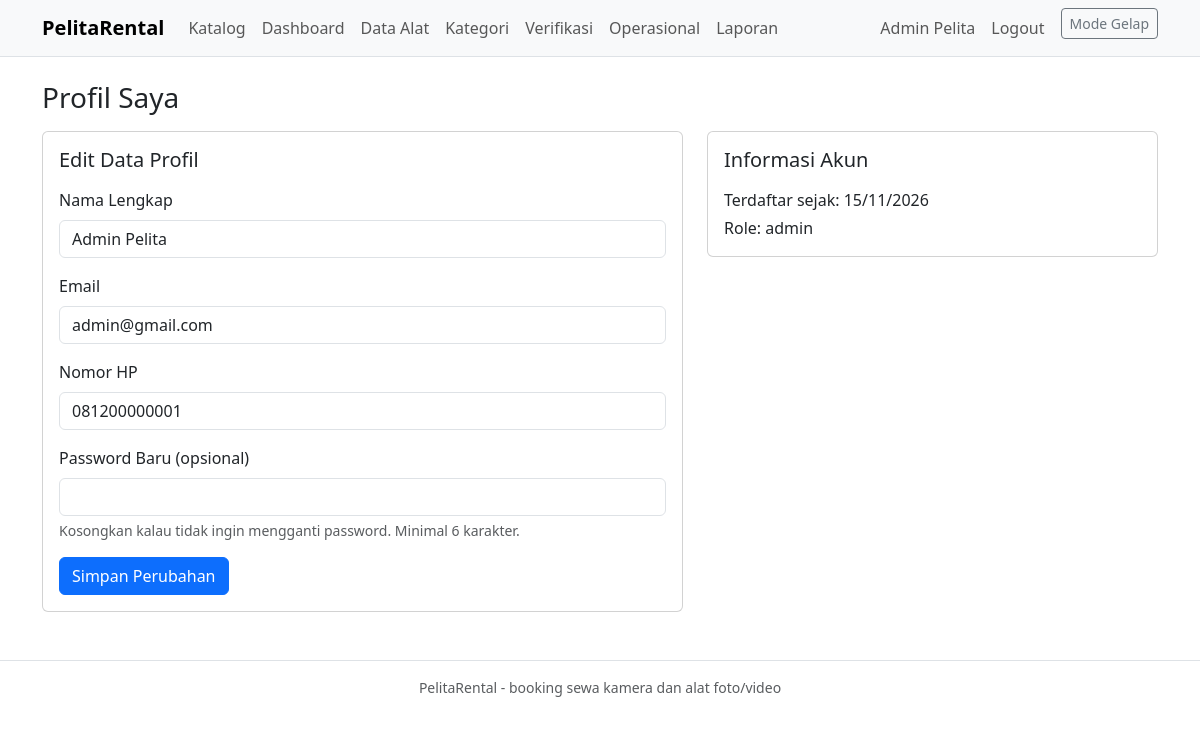
Screenshot of /profil.php (signed in) with the database file from the repository.
### tables this page shows
CREATE TABLE `user` (
  `ID_user` int(10) unsigned NOT NULL AUTO_INCREMENT,
  `Nama` varchar(100) NOT NULL,
  `Email` varchar(150) NOT NULL,
  `Password` varchar(255) NOT NULL,
  `no_hp` varchar(20) DEFAULT NULL,
  `Role` enum('admin','penyewa') NOT NULL DEFAULT 'penyewa',
  `Created_at` datetime NOT NULL DEFAULT current_timestamp(),
  PRIMARY KEY (`ID_user`),
  UNIQUE KEY `uq_user_email` (`Email`)
);

### profil.php (the view, shortened to what this page needs)
<?php
include "koneksi.php";
$id_user = (int)$_SESSION["id_user"];
$perintah = $koneksi->prepare("SELECT Nama, Email, no_hp, Created_at FROM user WHERE ID_user = ?");
$perintah->bind_param("i", $id_user);
$perintah->execute();
$nama_db = "";
$email_db = "";
$no_hp_db = "";
$created_at = "";
$perintah->bind_result($nama_db, $email_db, $no_hp_db, $created_at);
include "header.php";
?>
<h1 class="h3 mb-3">Profil Saya</h1>
<div class="row">
  <div class="col-md-7">
    <div class="card">
      <div class="card-body">
        <h2 class="h5 mb-3">Edit Data Profil</h2>
        <form action="proses_profil.php" method="post">
          <div class="mb-3">
            <label for="nama" class="form-label">Nama Lengkap</label>
            <input type="text" class="form-control" id="nama" name="nama" value="<?php echo htmlspecialchars($nama_db); ?>" required>
          </div>
          <div class="mb-3">
            <label for="email" class="form-label">Email</label>
            <input type="email" class="form-control" id="email" name="email" value="<?php echo htmlspecialchars($email_db); ?>" required>
          </div>
          <div class="mb-3">
            <label for="no_hp" class="form-label">Nomor HP</label>
            <input type="text" class="form-control" id="no_hp" name="no_hp" value="<?php echo htmlspecialchars($no_hp_db); ?>" required>
          </div>
          <div class="mb-3">
            <label for="password_baru" class="form-label">Password Baru (opsional)</label>
            <input type="password" class="form-control" id="password_baru" name="password_baru" minlength="6">
            <div class="form-text">Kosongkan kalau tidak ingin mengganti password. Minimal 6 karakter.</div>
          </div>
          <button type="submit" class="btn btn-primary">Simpan Perubahan</button>
        </form>
      </div>
    </div>
  </div>
  <div class="col-md-5">
    <div class="card">
      <div class="card-body">
        <h2 class="h5 mb-3">Informasi Akun</h2>
        <p class="mb-1">Terdaftar sejak: <?php echo date("d/m/Y", strtotime($created_at)); ?></p>
        <p class="mb-0">Role: <?php echo htmlspecialchars($_SESSION["role"]); ?></p>
      </div>
    </div>
  </div>
</div>
<?php
include "footer.php";
?>

### assets/css/style.css (style rules this page uses)
body { min-height: 100vh; }

### rows the page displays
user: nama "Admin Pelita", email "admin@gmail.com", no_hp "081200000001", Created_at "15/11/2026"

### other values shown
$_SESSION["nama"] "Admin Pelita"
$_SESSION["role"] "admin"
